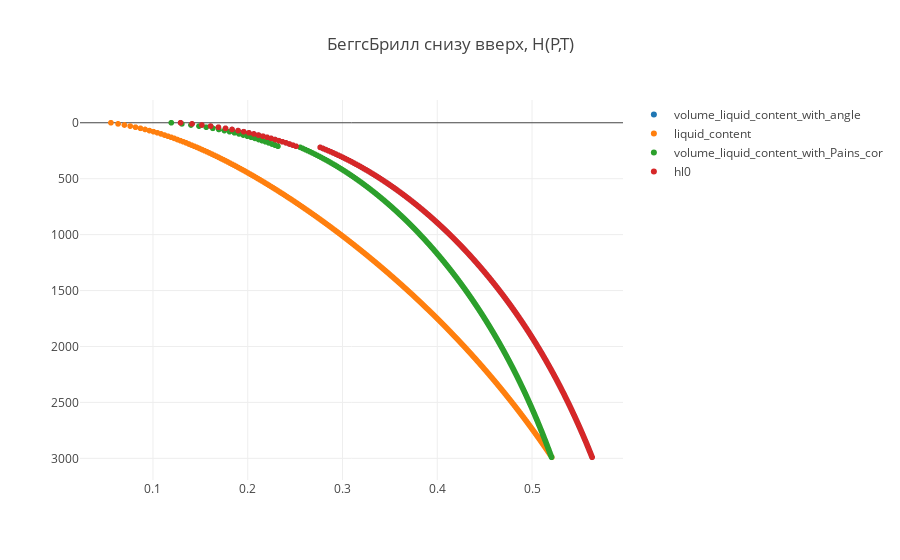

The cell this chart's notebook holds for it:
### Code cell
trace1 = trace(33)
trace2 = trace(37)
trace3 = trace(49)
trace4 = trace(53)
data = [trace1, trace2, trace3, trace4]

plot()

### Figure 1 — Plotly figure (JSON) as saved in the notebook; plotly's stock layout.template omitted (floating-point values rounded to 4 significant figures; data arrays with more than 128 entries replaced by an {"elided": "..."} marker saying what was removed)
{"data": [{"mode": "markers", "name": "volume_liquid_content_with_angle", "type": "scattergl", "uid": "67202ecb-0073-4eff-b76a-e7f5e8060f2f", "x": {"elided": "300 float values"}, "y": {"elided": "300 int values"}}, {"mode": "markers", "name": "liquid_content", "type": "scattergl", "uid": "89aaff4c-a4cb-4315-bd05-44baddf30903", "x": {"elided": "300 float values"}, "y": {"elided": "300 int values"}}, {"mode": "markers", "name": "volume_liquid_content_with_Pains_cor", "type": "scattergl", "uid": "396bf8f2-5f01-4209-8398-40f1043e1263", "x": {"elided": "300 float values"}, "y": {"elided": "300 int values"}}, {"mode": "markers", "name": "hl0", "type": "scattergl", "uid": "05864b6f-13ac-45fe-926b-8cc7d5e60c36", "x": {"elided": "300 float values"}, "y": {"elided": "300 int values"}}], "layout": {"title": {"text": "БеггсБрилл снизу вверх, H(P,T)"}, "yaxis": {"autorange": "reversed"}}}
